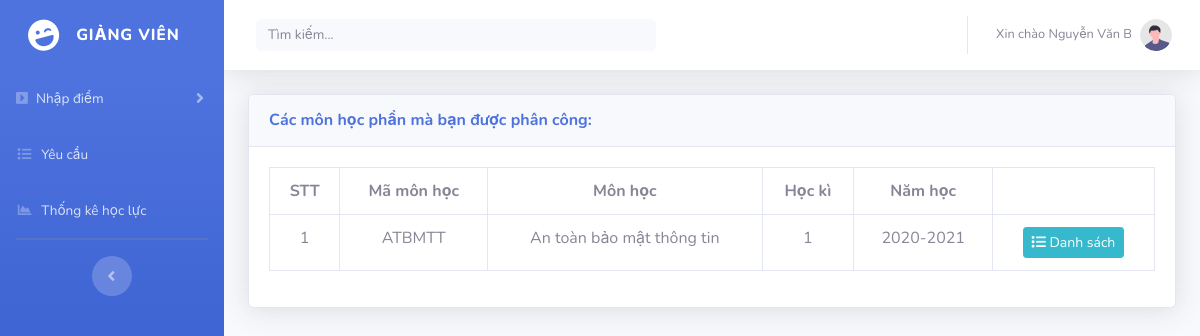
Page /PageGV.php (signed in) on the committed database.
### tables this page shows
CREATE TABLE `giangvien` (
  `MaGV` varchar(10) NOT NULL,
  `TenGV` text NOT NULL
);

CREATE TABLE `phancong` (
  `MaPC` int(11) NOT NULL,
  `MaGV` varchar(10) NOT NULL,
  `MaLopHP` varchar(20) NOT NULL,
  `HocKi` int(11) NOT NULL,
  `NamHoc` text NOT NULL
);

CREATE TABLE `lophp` (
  `MaLopHP` varchar(20) NOT NULL,
  `TenLop` text NOT NULL
);

### PageGV.php (the view, shortened to what this page needs)
<?php
$conn = mysqli_connect("localhost", "root", "", "dbdoan2") or die("Không thể kết nối CSDL");
$conn->set_charset('utf8');
$username = $_SESSION['TenTaiKhoan'];
$sql = $conn -> query("SELECT * FROM giangvien WHERE MaGV = '$username'");
if(mysqli_num_rows($sql)>0)
{
    $row = $sql->fetch_assoc();
        $HoTen = $row['TenGV'];
}
?>
<html lang="en">
<head>
    <link href="https://cdn.jsdelivr.net/npm/bootstrap@5.0.0-beta3/dist/css/bootstrap.min.css" rel="stylesheet"
>
    <link href="vendor/fontawesome-free/css/all.min.css" rel="stylesheet" type="text/css">
    <link href="css/sb-admin-2.min.css" rel="stylesheet">
</head>
<body id="page-top">
    <div id="wrapper">
    <ul class="navbar-nav bg-gradient-primary sidebar sidebar-dark accordion" id="accordionSidebar">
        <a class="sidebar-brand d-flex align-items-center justify-content-center" href="PageGV.php">
            <div class="sidebar-brand-icon rotate-n-15">
                <i class="fas fa-laugh-wink"></i>
            </div>
            <div class="sidebar-brand-text mx-3">Giảng viên</div>
        </a>
        <li class="nav-item">
            <a class="nav-link collapsed" href="#" data-toggle="collapse" data-target="#collapsePages"
                aria-expanded="true" aria-controls="collapsePages">
                <i class="fas fa-caret-square-right"></i>
                <span>Nhập điểm</span>
            </a>
        </li>
        <li class="nav-item">
        <a class="nav-link" href="NoiDungYC.php">
        <i class="fas fa-fw fa-list"></i>
        <span>Yêu cầu</span></a>
        </li>
        <li class="nav-item">
            <a class="nav-link" href="ThongkeHL.php">
                <i class="fas fa-fw fa-chart-area"></i>
                <span>Thống kê học lực</span>
            </a>
        </li>
        <hr class="sidebar-divider d-none d-md-block">
        <div class="text-center d-none d-md-inline">
            <button class="rounded-circle border-0" id="sidebarToggle"></button>
        </div>
    </ul>
    <div id="content-wrapper" class="d-flex flex-column">
        <div id="content">
            <nav class="navbar navbar-expand navbar-light bg-white topbar mb-4 static-top shadow">
                <form
                    class="d-none d-sm-inline-block form-inline mr-auto ml-md-3 my-2 my-md-0 mw-100 navbar-search">
                    <div class="input-group">
                        <input id="myInput" type="text" class="form-control bg-light border-0 small" placeholder="Tìm kiếm..."
                            aria-label="Search" aria-describedby="basic-addon2" style="border: 1px solid;">
                    </div>
                </form>
                <ul class="navbar-nav ml-auto">
                    <li class="nav-item dropdown no-arrow">
                        <a class="nav-link dropdown-toggle" href="#" id="userDropdown" role="button"
                            data-toggle="dropdown" aria-haspopup="true" aria-expanded="false">
                            <span class="mr-2 d-none d-lg-inline text-gray-600 small">Xin chào <?php echo $HoTen;?> </span>
                            <img class="img-profile rounded-circle"
                                src="img/undraw_profile.svg">
                        </a>
                    </li>
                </ul>
            </nav>
     <div class="container-fluid">
        <div class="card shadow mb-4">
            <div class="card-header py-3">
                <h6 class="m-0 font-weight-bold text-primary">Các môn học phần mà bạn được phân công:</h6>
            </div>
            <div class="card-body">
                <div class="table-responsive">
                    <table class="table table-bordered" style = "text-align: center;" id="dataTable" width="100%" cellspacing="0">
                        <tr>
                                <th>STT</th>
                                <th>Mã môn học</th>
                                <th>Môn học</th>
                                <th>Học kì</th>
                                <th>Năm học</th>
                                <th> </th>
                        </tr>
                        <?php
                            $STT = 1;
                            $sql = "SELECT lh.MaLopHP, lh.TenLop, pc.HocKi, pc.NamHoc
                                    FROM giangvien gv, phancong pc, lophp lh
                                    WHERE gv.MaGV = pc.MaGV AND
                                        lh.MaLopHP = pc.MaLopHP AND
                                        gv.MaGV = '$username'";
                            $query = mysqli_query($conn,$sql);
                            while($row = $query -> fetch_assoc()): ?>
                            <tr>
                                <td> <?php echo $STT++;?> </td>
                                <td><?php echo $row['MaLopHP']; ?></td>
                                <td><?php echo $row['TenLop']; ?></td>
                                <td><?php echo $row['HocKi']; ?></td>
                                <td><?php echo $row['NamHoc']; ?></td>
                                <td>
                                <a class="btn btn-info btn-sm" href="DSSV.php?DS=<?php echo $row['MaLopHP']?>"> <i class='fas fa-list'> </i> Danh sách </a>
                                </td>
                            </tr>
                        <?php endwhile?>
                    </table>
                </div>
            </div>
        </div>
    </div>
    </div>
</body>
</html>

### rows in the picture
giangvien: TenGV "Nguyễn Văn B"
phancong: MaLopHP.MaLopHP "ATBMTT", MaLopHP.TenLop "An toàn bảo mật thông tin", HocKi "1", NamHoc "2020-2021"
